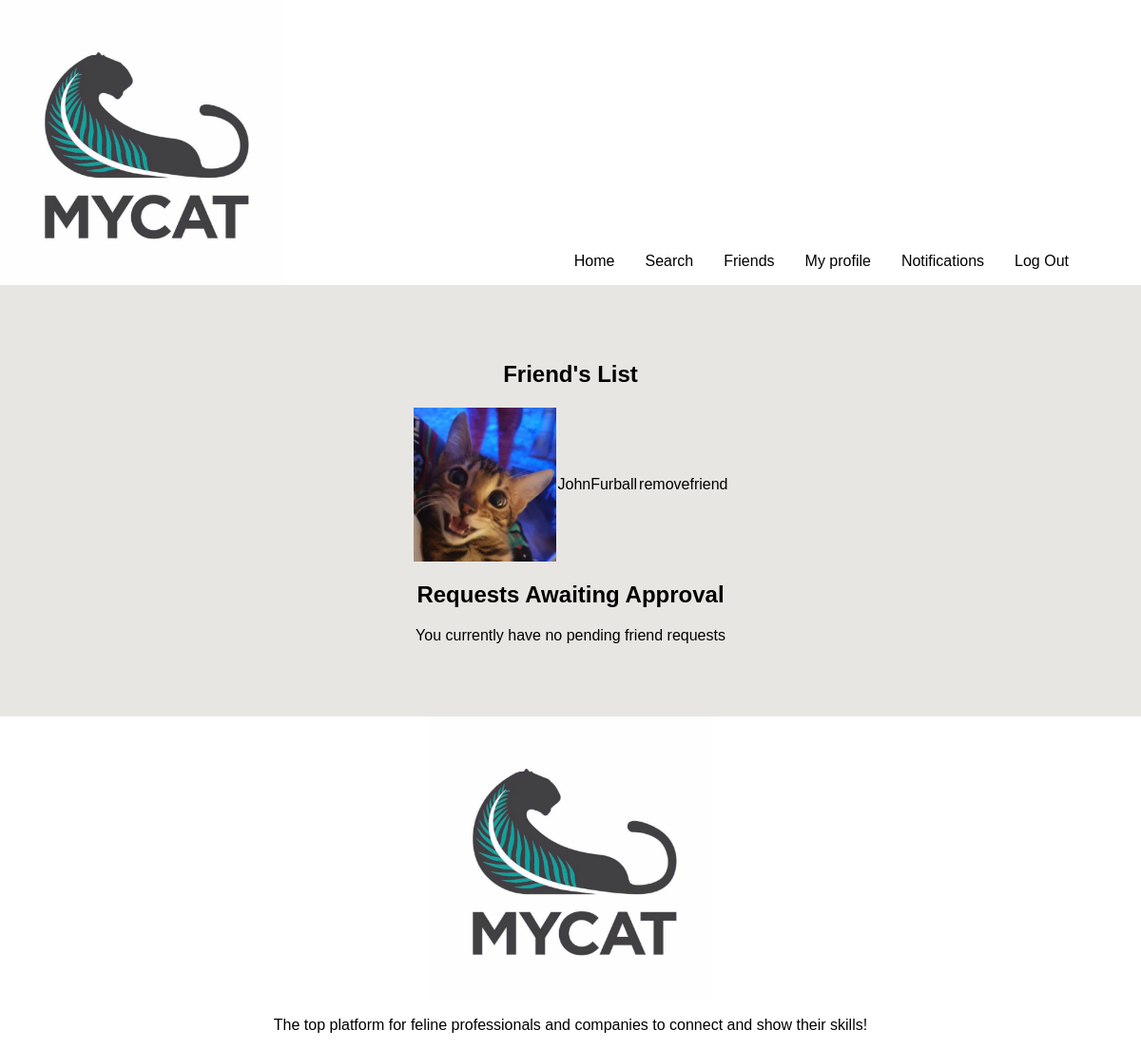
The app's page /friends (signed in) with its own data.
### tables this page shows
CREATE TABLE relationships (
    relationship_id INTEGER PRIMARY KEY AUTOINCREMENT,
    member1_id TEXT NOT NULL,
    member2_id TEXT NOT NULL,
    FOREIGN KEY (member1_id) REFERENCES users(user_id) ON DELETE CASCADE,
    FOREIGN KEY (member2_id) REFERENCES users(user_id) ON DELETE CASCADE
);

CREATE TABLE profiles (
    profile_id INTEGER PRIMARY KEY AUTOINCREMENT,
    profile_picture TEXT DEFAULT 'default.png',
    user_id TEXT NOT NULL,
    header TEXT NOT NULL,
    body TEXT NOT NULL,
    FOREIGN KEY (user_id) REFERENCES users(user_id) ON DELETE CASCADE
);

### app.py (the view)
@app.route("/friends",methods=["GET","POST"])
@login_required
def friends():
    db=get_db()
    friends=db.execute("""SELECT relationships.member2_id,profiles.profile_picture FROM RELATIONSHIPS
                       JOIN profiles on relationships.member2_id=profiles.user_id
                       WHERE member1_id =?
                       UNION
                       SELECT relationships.member1_id,profiles.profile_picture FROM RELATIONSHIPS
                       JOIN profiles on relationships.member1_id=profiles.user_id
                       WHERE member2_id =? """,(g.user,g.user)).fetchall()
    pending_requests=db.execute("""SELECT * FROM REQUESTS
                                WHERE sender_id=?""",(session["user_id"],)).fetchall()
    return render_template("friends.html",friends=friends,user_id=g.user,pending_requests=pending_requests)

### app.py (called while the page is built)
@app.before_request
def load_logged_in_user():
    g.user=session.get("user_id",None)

def login_required(view):
    @wraps(view)
    def wrapped_view(*args,**kwargs):
        if g.user is None:
            return redirect(url_for("login",next=request.url))
        return view(*args,**kwargs)
    return wrapped_view

### database.py (called while the page is built)
def get_db():
    if "db" not in g:
        g.db = sqlite3.connect(DATABASE,
                               detect_types=sqlite3.PARSE_DECLTYPES
                               )
        g.db.row_factory=sqlite3.Row
    return g.db

### templates/friends.html
{%extends "base.html" %}
{%block main_content%}
<section class="friends">
    <h1>Friend's List</h1>
    {%if friends %}
    <table>
        {% for friend in friends %}
        <tr>
            <td><img src="{{ url_for('static', filename='profile_pictures/' + friend['profile_picture']) }}"
                    alt="Profile Picture" width="150" height="150"></td>
            <td>
                {{ friend[0] }}
            </td>
            <td>
                <a href="{{url_for('removefriend', user_id=friend[0])}}">removefriend</a>
            </td>
        </tr>
        {% endfor %}
    </table>
    {% else %}
    <p>Uh oh, you have no friends.</p>
    {% endif %}
</section>
<section class="friends">
    <h2>Requests Awaiting Approval</h2>
    {% if pending_requests %}
    <table>
        {% for request in pending_requests %}
        <tr>
            <td>{{ request["receiver_id"] }}</td>
        </tr>
        {% endfor %}
    </table>
    {% else %}
    <p>You currently have no pending friend requests</p>
    {% endif %}
</section>
{% endblock %}

### static/style.css (style rules this page uses)
html { background-color: white; }
body { width: 100%; margin:0; font-family: Verdana, Arial, sans-serif; background-color: rgba(222, 221, 216, 0.714); }
table { border-collapse: collapse; border-spacing: 50px; margin-left: auto; margin-right: auto; border-radius: 25px; border: 5px solid black; }
img { max-width: 100%; height: auto; display: block; }
h2 { text-align: center; }
a { text-decoration: none; color: black; }
.friends { width: 100%; }
.friends * { text-align: center; border: none; }

### records on screen
relationships: profile_picture (picture), member2 "JohnFurball"
